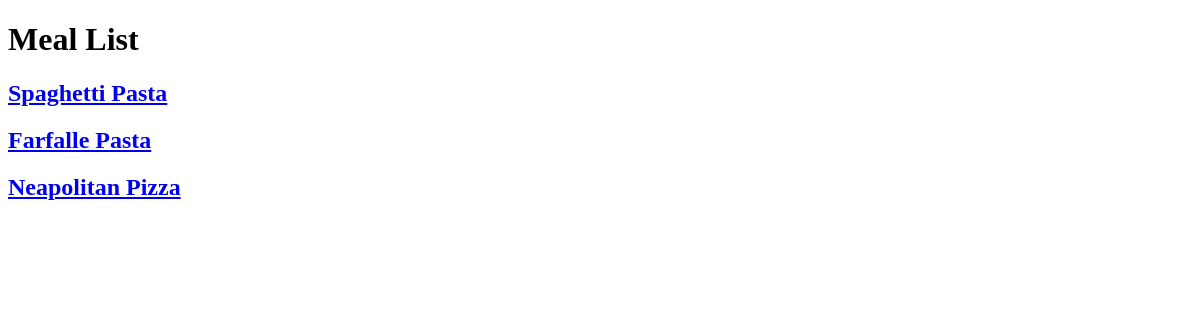
Before: /meals/ with the older database file.
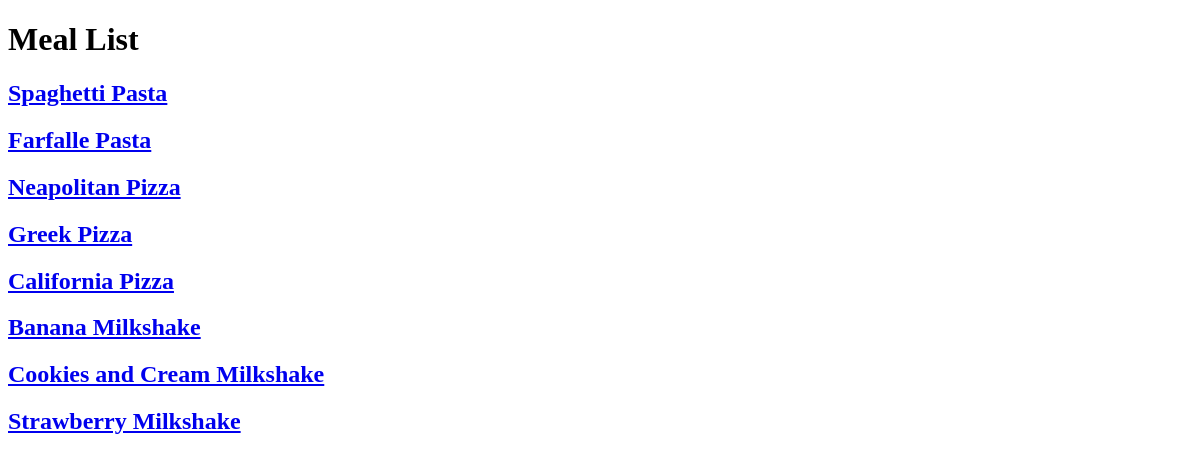
After: the same page with the newer database file.
### meals/models.py (models this page shows, shortened)
class Meals(models.Model):
    name = models.CharField(max_length=150)
    description = models.TextField(max_length=1000)
    people = models.IntegerField()
    price = models.DecimalField(max_digits=5, decimal_places=2)
    preparation_time = models.IntegerField()
    image = models.ImageField(upload_to="meals/")
    slug = models.SlugField(blank=True, null=True)
    class Meta:
        verbose_name = "meal"
        verbose_name_plural = "meals"
    def __str__(self):
        return self.name

### meals/views.py (the view)
# urls.py: path('',views.meal_list, name="meal_list"),
def meal_list(request):
    meal_list = Meals.objects.all()
    context = {"meal_list" : meal_list}
    return render(request,"meals/list.html",context)

### meals/templates/meals/list.html (shortened to what this page needs)
<!DOCTYPE html>
<html lang="en">
<head>
</head>
<body>
    <h1> Meal List </h1>
    {% for meal in meal_list %}
        <h2> <a href="{% url 'meals:meal_detail' meal.slug %}"> {{meal}} </a> </h2>
    {% endfor %}
</body>
</html>

Changed rows visible on the page:
added Meals: name "Greek Pizza"
added Meals: name "California Pizza"
added Meals: name "Banana Milkshake"
added Meals: name "Cookies and Cream Milkshake"
added Meals: name "Strawberry Milkshake"
